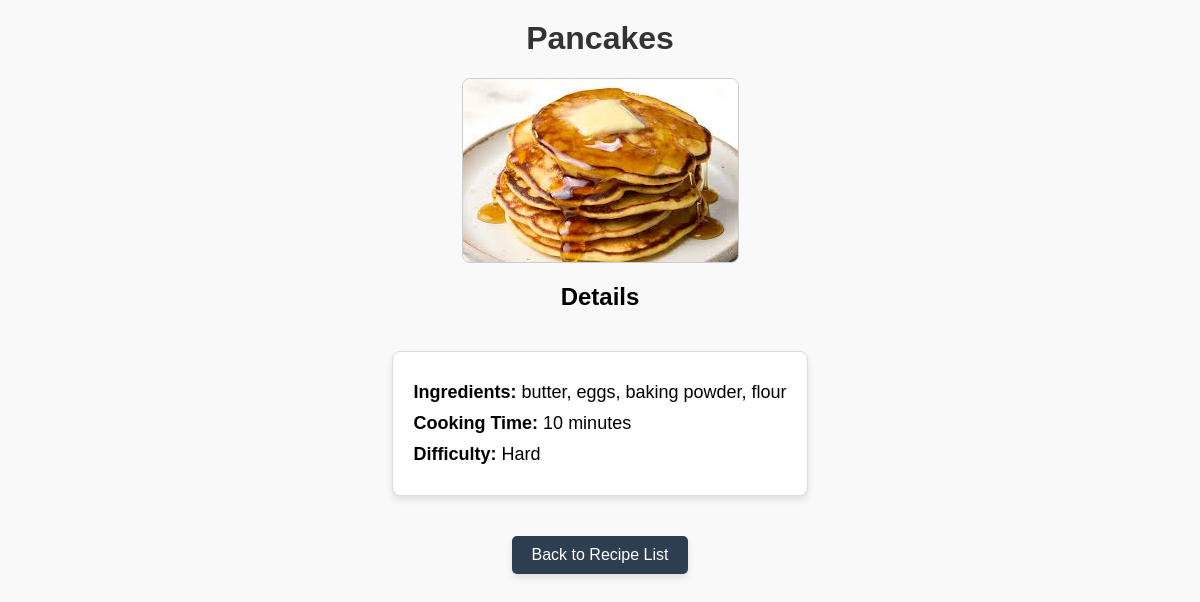
Screenshot of /list/6 (signed in) with the database file from the repository.
### recipes/models.py (models this page shows, shortened)
class Recipe(models.Model):
    name = models.CharField(max_length=50)
    ingredients = models.CharField(max_length=255)
    cooking_time = models.IntegerField()
    difficulty = models.CharField(max_length=20, blank=True) # Optional or default value
    pic = models.ImageField(upload_to='recipes', default='no_picture.jpg')
    created_date = models.DateTimeField(auto_now_add=True)

### recipes/views.py (the view)
# urls.py: path('list/<int:pk>', RecipeDetailView.as_view(), name='recipes_detail'),
class RecipeDetailView(LoginRequiredMixin, DetailView):
    model = Recipe
    template_name = 'recipes/recipes_detail.html'

### recipes/templates/recipes/recipes_detail.html (shortened to what this page needs)
{% load static %}
<!DOCTYPE html>
<html>
<head>
</head>
<body>
    <h1>{{ object.name }}</h1>
    {% if object.pic %}
    <img src="{{ object.pic.url }}" alt="{{ object.name }}" style="max-width: 400px; height: auto;">
    {% else %}
    <p>No picture available</p>
    {% endif %}
    <h2>Details</h2>
    <ul>
        <li><strong>Ingredients:</strong> {{ object.ingredients }}</li>
        <li><strong>Cooking Time:</strong> {{ object.cooking_time }} minutes</li>
        <li><strong>Difficulty:</strong> {{ object.difficulty }}</li>
    </ul>
    <div>
        <a href="{% url 'recipes:recipes_list' %}">Back to Recipe List</a>
    </div>
</body>
</html>

### recipes/templates/recipes/recipes_detail.html (style rules this page uses)
body { font-family: Arial, sans-serif; text-align: center; margin: 0; padding: 0; background-color: #f9f9f9; }
h1 { margin-top: 20px; color: #333; }
img { display: block; margin: 20px auto; max-width: 80%; height: auto; border: 1px solid #ccc; border-radius: 8px; }
ul { list-style-type: none; padding: 0; margin: 20px auto; display: inline-block; text-align: left; background: #fff; border: 1px solid #ddd; border-radius: 8px; padding: 20px; box-shadow: 0 4px 6px rgba(0, 0, 0, 0.1); }
li { margin: 10px 0; font-size: 18px; }
a { display: inline-block; margin-top: 20px; text-decoration: none; padding: 10px 20px; color: white; background-color: #2d3e50; border-radius: 5px; font-size: 16px; box-shadow: 0 4px 6px rgba(0, 0, 0, 0.1); transition: background-color 0.3s; }

### rows the page displays
Recipe: name "Pancakes", pic (picture), ingredients "butter, eggs, baking powder, flour", cooking_time "10", difficulty "Hard"
